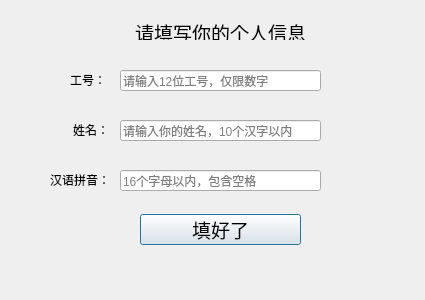
<?xml version="1.0" encoding="UTF-8"?>
<ui version="4.0">
 <class>userInfoDialog</class>
 <widget class="QDialog" name="userInfoDialog">
  <property name="geometry">
   <rect>
    <x>0</x>
    <y>0</y>
    <width>425</width>
    <height>300</height>
   </rect>
  </property>
  <property name="windowTitle">
   <string>OpenCV Face Recognition System - UserInfo</string>
  </property>
  <widget class="QLineEdit" name="cnNameLineEdit">
   <property name="geometry">
    <rect>
     <x>120</x>
     <y>120</y>
     <width>201</width>
     <height>21</height>
    </rect>
   </property>
   <property name="toolTip">
    <string/>
   </property>
   <property name="alignment">
    <set>Qt::AlignLeading|Qt::AlignLeft|Qt::AlignVCenter</set>
   </property>
   <property name="placeholderText">
    <string>请输入你的姓名，10个汉字以内</string>
   </property>
   <property name="clearButtonEnabled">
    <bool>true</bool>
   </property>
  </widget>
  <widget class="QLabel" name="enNameLabel">
   <property name="geometry">
    <rect>
     <x>50</x>
     <y>164</y>
     <width>61</width>
     <height>31</height>
    </rect>
   </property>
   <property name="text">
    <string>汉语拼音：</string>
   </property>
  </widget>
  <widget class="QLabel" name="stuIDLabel">
   <property name="geometry">
    <rect>
     <x>70</x>
     <y>64</y>
     <width>41</width>
     <height>31</height>
    </rect>
   </property>
   <property name="text">
    <string>工号：</string>
   </property>
  </widget>
  <widget class="QLabel" name="cnNameLabel">
   <property name="geometry">
    <rect>
     <x>73</x>
     <y>114</y>
     <width>41</width>
     <height>31</height>
    </rect>
   </property>
   <property name="text">
    <string>姓名：</string>
   </property>
  </widget>
  <widget class="QPushButton" name="okButton">
   <property name="geometry">
    <rect>
     <x>140</x>
     <y>214</y>
     <width>161</width>
     <height>31</height>
    </rect>
   </property>
   <property name="font">
    <font>
     <family>楷体</family>
     <pointsize>14</pointsize>
    </font>
   </property>
   <property name="text">
    <string>填好了</string>
   </property>
  </widget>
  <widget class="QLabel" name="msgLabel">
   <property name="geometry">
    <rect>
     <x>80</x>
     <y>254</y>
     <width>281</width>
     <height>21</height>
    </rect>
   </property>
   <property name="text">
    <string/>
   </property>
   <property name="alignment">
    <set>Qt::AlignCenter</set>
   </property>
  </widget>
  <widget class="QLabel" name="tipLabel">
   <property name="geometry">
    <rect>
     <x>100</x>
     <y>24</y>
     <width>241</width>
     <height>16</height>
    </rect>
   </property>
   <property name="font">
    <font>
     <family>楷体</family>
     <pointsize>14</pointsize>
    </font>
   </property>
   <property name="text">
    <string>请填写你的个人信息</string>
   </property>
   <property name="alignment">
    <set>Qt::AlignCenter</set>
   </property>
  </widget>
  <widget class="QLineEdit" name="enNameLineEdit">
   <property name="geometry">
    <rect>
     <x>120</x>
     <y>170</y>
     <width>201</width>
     <height>21</height>
    </rect>
   </property>
   <property name="toolTip">
    <string/>
   </property>
   <property name="placeholderText">
    <string>16个字母以内，包含空格</string>
   </property>
   <property name="clearButtonEnabled">
    <bool>true</bool>
   </property>
  </widget>
  <widget class="QLineEdit" name="stuIDLineEdit">
   <property name="geometry">
    <rect>
     <x>120</x>
     <y>70</y>
     <width>201</width>
     <height>21</height>
    </rect>
   </property>
   <property name="toolTip">
    <string/>
   </property>
   <property name="placeholderText">
    <string>请输入12位工号，仅限数字</string>
   </property>
   <property name="clearButtonEnabled">
    <bool>true</bool>
   </property>
  </widget>
 </widget>
 <resources/>
 <connections/>
</ui>
